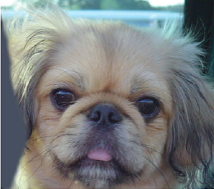
%> input picture Selection_003.png, 214 x 189 px, given in place of Lenna.png, which was not available
$ octave main.m   (GNU Octave 9; MATLAB toolbox functions it lacks are replaced by stand-ins)
%> lines starting %> are read from the running program, lines starting %| are printed output that depends on the picture; pictures that were not available may be replaced by others from this repository, and a replacement may not be noted
### sharpen.m
function [ newI ] = sharpen( oldI )

    newI = imfilter(oldI, fspecial('gaussian',[11 11], 10));
    newI = oldI + 2*(oldI - newI);

end

### main.m
%% Clean up
% These functions calls clean up the MATLAB environment and close all windows
% open "extra" windows.
clear all
close all


%% Variables
% The next few lines define variables for the locations and types of image files
% we will be reading and writing. You  will likely want to change the input and
% output directories to match you personal environment.
% input_dir = './pomona/';
% output_dir = './output/';
% file_ext = 'JPG';
% file_names = dir([input_dir '*.' file_ext]);


%% Part 0

orig = rgb2gray(imread('Lenna.png'));
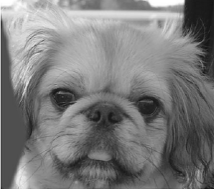
%> orig: size 189x214 uint8; min 19, max 255, mean 123.1

new = sharpen(orig);
%> in sharpen, `newI = imfilter(oldI, fspecial('gaussian',[11 11], 10));`:
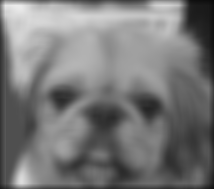
%> newI: size 189x214 uint8; min 7, max 235, mean 120
%> in sharpen, `newI = oldI + 2*(oldI - newI);`:
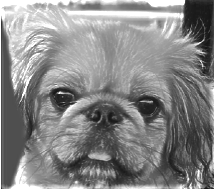
%> newI: size 189x214 uint8; min 19, max 255, mean 134.5

figure
montage([orig, new], 'Size', [1 1]);
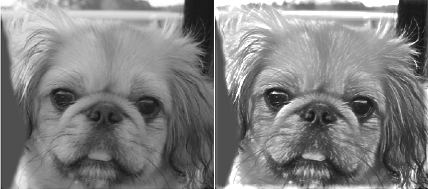
%> displayed picture: size 189x428, on the screen's scale of 0 to 255; min 19, max 255, mean 128.8

return;
%% Part 1
I1 = rgb2gray(imresize(im2double(imread('./dog.png')),  [100 100]));
I2 = rgb2gray(imresize(im2double(imread('./cat.png')),  [100 100]));

F1 = fftshift(fft2(I1));
F2 = fftshift(fft2(I2));

% Changes in angle/phase are more important than changes in magnitude
% Magnitude changes the the intensity/luminosity of the image
% Angle/phase warps the image

M1 = abs(F1);
M2 = abs(F2);

P1 = 2* angle(F1);
P2 = 2 * angle(F2);

I1 = ifft2(ifftshift(M1 .* exp(1i * P1)));
I2 = ifft2(ifftshift(M2 .* exp(1i * P2)));

figure
subplot(1,2,1)
imshow(I1)
subplot(1,2,2)
imshow(I2)

%% Part 2


% [5 lines of commented-out code are left out]


I = im2double(imread('./dog.png'));
J = rgb2gray(im2double(imread('./cat.png')));

imwrite(abs(fftshift(fft2(rgb2gray(I)))), 'dogmag.png');
imwrite(abs(fftshift(fft2(J))), 'catmag.png');

J = cat(3, J, J, J);


figure
title('Select a defined point.');
imshow(I)
[x1, y1] = ginput(1);
close

figure
title('Select where you want to align the previous point in this image.');
imshow(J)
[x2, y2] = ginput(1);
close

shiftx = floor(x1 - x2);
shifty = floor(y1 - y2);

J = circshift(J, [ shifty shiftx ]);

I = imfilter(I, fspecial('Gaussian',29, 7));

J = J - imfilter(J, fspecial('Gaussian', 18, 2));


K = I + J;

figure
imshow(I)
%imwrite(I, 'einsteinfiltered.png');
imwrite(abs(fftshift(fft2(I))), 'dogfmag.png');
imwrite(abs(fftshift(fft2(J))), 'catfmag.png');
figure
imshow(J)
%imwrite(J, 'monroefiltered.png');
figure
imshow(K)
%imwrite(K, 'einsteinandmonroe.png');
imwrite(abs(fftshift(fft2(J))), 'dogcatmag.png');

%% Part 3

I = rgb2gray(im2double(imread('./cat.png')));
J = im2double(imread('./cat.png'));

% Black and White
[ I1, I2, I3, I4, I5 ] = gaussianstack(I);

figure
M = montage([I, I1, I2, I3, I4, I5], 'Size', [1 1]);
imwrite(get(M, 'CData'), 'catgaussianBW.png', 'png');

[ L1, L2, L3, L4 ] = laplacianstack(I1, I2, I3, I4, I5);

figure
M = montage([I, L1, L2, L3, L4], 'Size', [1 1]);
imwrite(get(M, 'CData'), 'catlaplacianBW.png', 'png');


% Color
[ J1, J2, J3, J4, J5 ] = gaussianstack(J);

figure
M = montage([J, J1, J2, J3, J4, J5], 'Size', [1 1]);
imwrite(get(M, 'CData'), 'catgaussianC.png', 'png');


[ M1, M2, M3, M4 ] = laplacianstack(J1, J2, J3, J4, J5);

figure
M = montage([I, L1, L2, L3, L4], 'Size', [1 1]);
imwrite(get(M, 'CData'), 'catlaplacianC.png', 'png');


%% Part 4

I = im2double(imread('./eye.png'));

[ height, width, depth ] = size(I)

J = im2double(imread('./hand.png'));


[ h, w, d ] = size(J)

R = im2double(imread('./eyemask.png'));

[ h2, w2, d2 ] = size(R)

% I = rgb2gray(I);
% J = rgb2gray(J);

[ I1, I2, I3, I4, I5 ] = gaussianstack(I);
[ I1, I2, I3, I4 ] = laplacianstack(I1, I2, I3, I4, I5);

[ J1, J2, J3, J4, J5 ] = gaussianstack(J);
[ J1, J2, J3, J4] = laplacianstack(J1, J2, J3, J4, J5);

% [6 lines of commented-out code are left out]

[ R1, R2, R3, R4, R5 ] = gaussianstack(R);

LS1 = R1 .* I1 + (1 - R1) .* J1;
LS2 = R2 .* I2 + (1 - R2) .* J2;
LS3 = R3 .* I3 + (1 - R3) .* J3;
LS4 = R4 .* I4 + (1 - R4) .* J4;
LS5 = R5 .* I5 + (1 - R5) .* J5;


figure
M = montage([LS1, LS2, LS3, LS4 ], 'Size', [1 1]);
imwrite(imresize(get(M, 'CData'), .5), 'eyehandlaplacian.png', 'png');

LST = LS1 + LS2 + LS3 + LS4;

LSTNORM = normalize3(LST);

figure
imshow(LSTNORM);
imwrite(LSTNORM, 'eyeinhand.png');

$ run again, on Selection_004.png
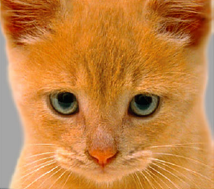
%> input picture Selection_004.png, 214 x 189 px, given in place of Lenna.png, which was not available
%> in sharpen, `newI = oldI + 2*(oldI - newI);`:
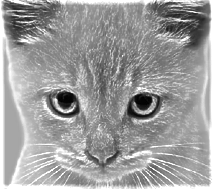
%> newI: size 189x214 uint8; min 2, max 255, mean 157.3
%> `montage([orig, new], 'Size', [1 1]);`:
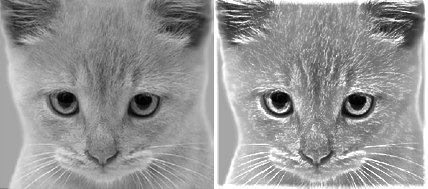
%> displayed picture: size 189x428, on the screen's scale of 0 to 255; min 2, max 255, mean 149.9
